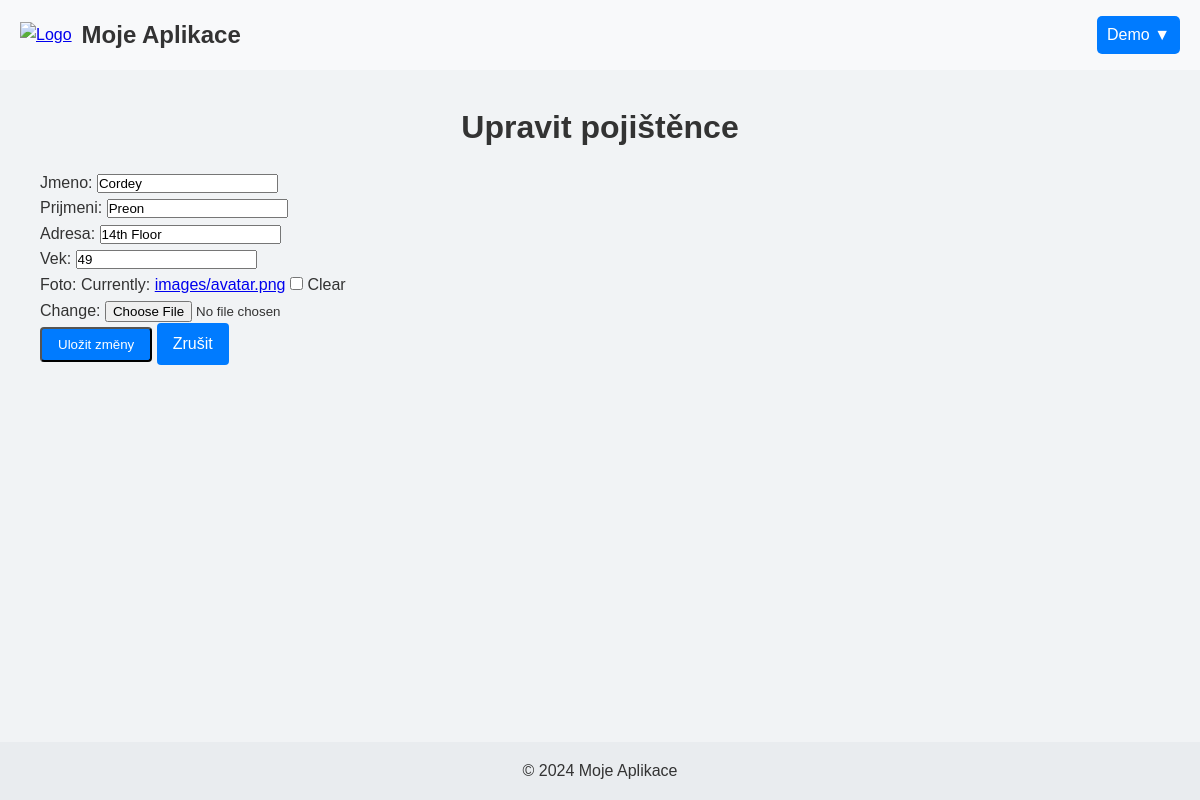
/pojistenci/uprav/pojistenec/2/ (signed in), run on the app's committed database.
### NovyProjekt/models.py (models this page shows, shortened)
class Uzivatel(AbstractBaseUser):
    first_name = models.CharField(max_length=50, default="")
    last_name = models.CharField(max_length=50, default="")
    email = models.EmailField(max_length=300, unique=True)
    is_admin = models.BooleanField(default=False)
    is_active = models.BooleanField(default=True)
    last_login = models.DateTimeField(default=timezone.now)
    date_joined = models.DateTimeField(default=timezone.now)
    foto = models.ImageField(upload_to='images/', blank=True, null=True)
    objects = UzivatelManager()
    USERNAME_FIELD = 'email'
    REQUIRED_FIELDS = ['first_name', 'last_name']  # Uživatelské jméno je email, takže ho neuvádíme v REQUIRED_FIELDS

class Pojistenec(models.Model):
    user = models.ForeignKey(Uzivatel, on_delete=models.CASCADE, null=True, blank=True)
    jmeno = models.CharField(max_length=100)
    prijmeni = models.CharField(max_length=100)
    adresa = models.CharField(max_length=255)
    vek = models.IntegerField(null=True)
    foto = models.ImageField(upload_to='images/', blank=True, null=True)

### NovyProjekt/views.py (the view)
# urls.py: path('pojistenci/uprav/pojistenec/<int:pk>/', views.upravit_pojistence, name='upravit_pojistence'),
@login_required
def upravit_pojistence(request, pk):
    pojistenec = get_object_or_404(Pojistenec, pk=pk)
    if request.method == 'POST':
        form = PojistenecForm(request.POST,request.FILES, instance=pojistenec)
        if form.is_valid():
            form.save()
            return redirect('seznam_pojistencu')
    else:
        form = PojistenecForm(instance=pojistenec)
    return render(request, 'pojistenci/upravit_pojistence.html', {'form': form})

### NovyProjekt/forms.py
class PojistenecForm(forms.ModelForm):
    class Meta:
        model = Pojistenec
        fields = ['jmeno', 'prijmeni', 'adresa', 'vek', 'foto']

### NovyProjekt/templates/pojistenci/upravit_pojistence.html (shortened to what this page needs)
{% extends 'index.html' %}
{% block content %}
    <div class="container">
        <h1>Upravit pojištěnce</h1>
        <form method="post" enctype="multipart/form-data">
            {{ form.as_p }}
            <button type="submit" class="btn">Uložit změny</button>
            <a href="{% url 'seznam_pojistencu' %}" class="btn btn-cancel">Zrušit</a>
        </form>
    </div>
{% endblock %}

### NovyProjekt/templates/index.html (shortened to what this page needs)
<!DOCTYPE html>
<html lang="cs">
<head>
    {% load static %}
    <link rel="stylesheet" href="{% static 'css/index.css' %}">
</head>
<body>
    <header>
        <div class="container">
            <div class="header-content">
                <div class="logo">
                    <a href="{% url 'index' %}">
                        <img src="{% static 'images/image.png' %}" alt="Logo" class="logo-img">
                    </a>
                    <span>Moje Aplikace</span>
                </div>
                <div class="dropdown">
                    <button class="dropbtn">
                        {% if user.is_authenticated %}
                            {{ user.first_name }} ▼
                        {% else %}
                            Menu ▼
                        {% endif %}
                    </button>
                </div>
            </div>
        </div>
    </header>
    <main>
        <div class="container">
            {% block content %}{% endblock %}
        </div>
    </main>
    <footer>
        <div class="container">
            <p>&copy; 2024 Moje Aplikace</p>
        </div>
    </footer>
</body>
</html>

### NovyProjekt/static/css/index.css (style rules this page uses)
* { margin: 0; padding: 0; box-sizing: border-box; }
body { font-family: Arial, sans-serif; line-height: 1.6; color: #333; min-height: 100vh; display: flex; flex-direction: column; }
.container { width: 100%; max-width: 1200px; margin: 0 auto; padding: 0 20px; }
header { background-color: #f8f9fa; padding: 1rem 0; }
.header-content { display: flex; justify-content: space-between; align-items: center; }
.logo { display: flex; justify-content: flex-start; align-items: center ; }
.logo img { width: 40px; height: 40px; margin-right: 10px; }
.logo span { font-size: 1.5rem; font-weight: bold; }
.dropdown { position: relative; display: inline-block; }
.dropbtn { background-color: #007bff; color: white; padding: 10px; font-size: 16px; border: none; border-radius: 5px; cursor: pointer; }
main { flex-grow: 1; padding: 2rem 0; background-color: #f1f3f5; }
h1 { text-align: center; margin-bottom: 1rem; }
.btn { display: inline-block; background-color: #007bff; color: white; padding: 0.5rem 1rem; text-decoration: none; border-radius: 4px; transition: background-color 0.3s; }
footer { background-color: #e9ecef; padding: 1rem 0; text-align: center; }

### data on the page
Uzivatel: first_name "Demo"
Pojistenec: jmeno "Cordey", prijmeni "Preon", adresa "14th Floor", vek "49"
